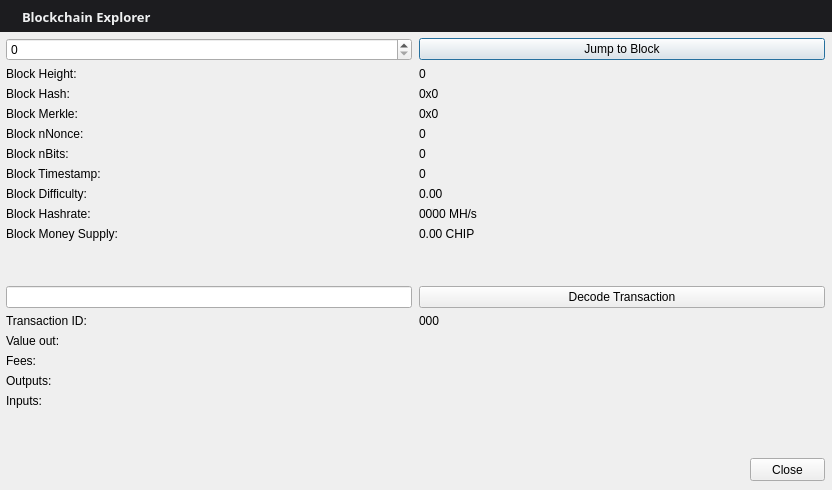
<?xml version="1.0" encoding="UTF-8"?>
<ui version="4.0">
 <class>BlockBrowser</class>
 <widget class="QDialog" name="BlockBrowser">
  <property name="windowModality">
   <enum>Qt::NonModal</enum>
  </property>
  <property name="enabled">
   <bool>true</bool>
  </property>
  <property name="geometry">
   <rect>
    <x>0</x>
    <y>0</y>
    <width>832</width>
    <height>490</height>
   </rect>
  </property>
  <property name="sizePolicy">
   <sizepolicy hsizetype="Preferred" vsizetype="Preferred">
    <horstretch>0</horstretch>
    <verstretch>0</verstretch>
   </sizepolicy>
  </property>
  <property name="minimumSize">
   <size>
    <width>0</width>
    <height>0</height>
   </size>
  </property>
  <property name="acceptDrops">
   <bool>false</bool>
  </property>
  <property name="windowTitle">
   <string>Chipcoin Block Explorer</string>
  </property>
  <layout class="QGridLayout">
   <property name="sizeConstraint">
    <enum>QLayout::SetMaximumSize</enum>
   </property>
   <property name="leftMargin">
    <number>0</number>
   </property>
   <property name="topMargin">
    <number>0</number>
   </property>
   <property name="rightMargin">
    <number>0</number>
   </property>
   <property name="bottomMargin">
    <number>0</number>
   </property>
   <item row="1" column="0">
    <widget class="QWidget" name="widget" native="true">
     <widget class="QWidget" name="layoutWidgetBE2">
      <property name="geometry">
       <rect>
        <x>0</x>
        <y>0</y>
        <width>831</width>
        <height>410</height>
       </rect>
      </property>
      <layout class="QGridLayout" name="gridLayoutBE" rowstretch="0,0,0,0,0,0,0,0,0,0,0,0,0,0,0,0,0,0,0,0" columnstretch="0,0">
       <property name="sizeConstraint">
        <enum>QLayout::SetDefaultConstraint</enum>
       </property>
       <property name="leftMargin">
        <number>6</number>
       </property>
       <property name="rightMargin">
        <number>6</number>
       </property>
       <property name="horizontalSpacing">
        <number>7</number>
       </property>
       <item row="14" column="1">
        <widget class="QLabel" name="txID">
         <property name="text">
          <string>000</string>
         </property>
         <property name="textInteractionFlags">
          <set>Qt::LinksAccessibleByMouse|Qt::TextSelectableByMouse</set>
         </property>
        </widget>
       </item>
       <item row="8" column="1">
        <widget class="QLabel" name="timeBox">
         <property name="text">
          <string>0</string>
         </property>
         <property name="textInteractionFlags">
          <set>Qt::LinksAccessibleByMouse|Qt::TextSelectableByMouse</set>
         </property>
        </widget>
       </item>
       <item row="9" column="1">
        <widget class="QLabel" name="diffBox">
         <property name="text">
          <string>0.00</string>
         </property>
         <property name="textInteractionFlags">
          <set>Qt::LinksAccessibleByMouse|Qt::TextSelectableByMouse</set>
         </property>
        </widget>
       </item>
       <item row="10" column="0">
        <widget class="QLabel" name="hashRateLabel">
         <property name="text">
          <string>Block Hashrate:</string>
         </property>
        </widget>
       </item>
       <item row="9" column="0">
        <widget class="QLabel" name="diffLabel">
         <property name="text">
          <string>Block Difficulty:</string>
         </property>
        </widget>
       </item>
       <item row="17" column="1">
        <widget class="QLabel" name="outputBox">
         <property name="text">
          <string/>
         </property>
         <property name="alignment">
          <set>Qt::AlignLeading|Qt::AlignLeft|Qt::AlignTop</set>
         </property>
         <property name="textInteractionFlags">
          <set>Qt::LinksAccessibleByMouse|Qt::TextSelectableByMouse</set>
         </property>
        </widget>
       </item>
       <item row="3" column="1">
        <widget class="QLabel" name="heightLabelBE1">
         <property name="text">
          <string>0</string>
         </property>
         <property name="textInteractionFlags">
          <set>Qt::LinksAccessibleByMouse|Qt::TextSelectableByMouse</set>
         </property>
        </widget>
       </item>
       <item row="1" column="1">
        <widget class="QPushButton" name="blockButton">
         <property name="text">
          <string>Jump to Block</string>
         </property>
        </widget>
       </item>
       <item row="3" column="0">
        <widget class="QLabel" name="heightLabelBE2">
         <property name="text">
          <string>Block Height:</string>
         </property>
        </widget>
       </item>
       <item row="7" column="0">
        <widget class="QLabel" name="bitsLabel">
         <property name="text">
          <string>Block nBits:</string>
         </property>
        </widget>
       </item>
       <item row="6" column="1">
        <widget class="QLabel" name="nonceBox">
         <property name="text">
          <string>0</string>
         </property>
         <property name="textInteractionFlags">
          <set>Qt::LinksAccessibleByMouse|Qt::TextSelectableByMouse</set>
         </property>
        </widget>
       </item>
       <item row="6" column="0">
        <widget class="QLabel" name="nonceLabel">
         <property name="text">
          <string>Block nNonce:</string>
         </property>
        </widget>
       </item>
       <item row="5" column="1">
        <widget class="QLabel" name="merkleBox">
         <property name="minimumSize">
          <size>
           <width>187</width>
           <height>0</height>
          </size>
         </property>
         <property name="text">
          <string>0x0</string>
         </property>
         <property name="textInteractionFlags">
          <set>Qt::LinksAccessibleByMouse|Qt::TextSelectableByMouse</set>
         </property>
        </widget>
       </item>
       <item row="16" column="0">
        <widget class="QLabel" name="feesLabel">
         <property name="text">
          <string>Fees:</string>
         </property>
        </widget>
       </item>
       <item row="15" column="1">
        <widget class="QLabel" name="valueBox">
         <property name="text">
          <string/>
         </property>
         <property name="textInteractionFlags">
          <set>Qt::LinksAccessibleByMouse|Qt::TextSelectableByMouse</set>
         </property>
        </widget>
       </item>
       <item row="7" column="1">
        <widget class="QLabel" name="bitsBox">
         <property name="text">
          <string>0</string>
         </property>
         <property name="textInteractionFlags">
          <set>Qt::LinksAccessibleByMouse|Qt::TextSelectableByMouse</set>
         </property>
        </widget>
       </item>
       <item row="8" column="0">
        <widget class="QLabel" name="timeLabel">
         <property name="text">
          <string>Block Timestamp:</string>
         </property>
        </widget>
       </item>
       <item row="17" column="0">
        <widget class="QLabel" name="outputLabel">
         <property name="text">
          <string>Outputs:</string>
         </property>
         <property name="alignment">
          <set>Qt::AlignLeading|Qt::AlignLeft|Qt::AlignTop</set>
         </property>
        </widget>
       </item>
       <item row="1" column="0">
        <widget class="QSpinBox" name="heightBox">
         <property name="sizePolicy">
          <sizepolicy hsizetype="Preferred" vsizetype="Fixed">
           <horstretch>0</horstretch>
           <verstretch>0</verstretch>
          </sizepolicy>
         </property>
         <property name="maximum">
          <number>99999999</number>
         </property>
        </widget>
       </item>
       <item row="4" column="0">
        <widget class="QLabel" name="hashLabel">
         <property name="text">
          <string>Block Hash:</string>
         </property>
        </widget>
       </item>
       <item row="16" column="1">
        <widget class="QLabel" name="feesBox">
         <property name="text">
          <string/>
         </property>
         <property name="textInteractionFlags">
          <set>Qt::LinksAccessibleByMouse|Qt::TextSelectableByMouse</set>
         </property>
        </widget>
       </item>
       <item row="4" column="1">
        <widget class="QLabel" name="hashBox">
         <property name="enabled">
          <bool>true</bool>
         </property>
         <property name="sizePolicy">
          <sizepolicy hsizetype="Preferred" vsizetype="Preferred">
           <horstretch>0</horstretch>
           <verstretch>0</verstretch>
          </sizepolicy>
         </property>
         <property name="minimumSize">
          <size>
           <width>0</width>
           <height>0</height>
          </size>
         </property>
         <property name="text">
          <string>0x0</string>
         </property>
         <property name="textInteractionFlags">
          <set>Qt::LinksAccessibleByMouse|Qt::TextSelectableByMouse</set>
         </property>
        </widget>
       </item>
       <item row="14" column="0">
        <widget class="QLabel" name="txLabel">
         <property name="text">
          <string>Transaction ID:</string>
         </property>
        </widget>
       </item>
       <item row="15" column="0">
        <widget class="QLabel" name="valueLabel">
         <property name="text">
          <string>Value out:</string>
         </property>
        </widget>
       </item>
       <item row="13" column="0">
        <widget class="QLineEdit" name="txBox">
         <property name="sizePolicy">
          <sizepolicy hsizetype="Preferred" vsizetype="Fixed">
           <horstretch>0</horstretch>
           <verstretch>0</verstretch>
          </sizepolicy>
         </property>
         <property name="inputMask">
          <string comment="Transaction id" extracomment="Transaction id"/>
         </property>
        </widget>
       </item>
       <item row="12" column="0">
        <spacer name="verticalSpacer_2">
         <property name="orientation">
          <enum>Qt::Vertical</enum>
         </property>
         <property name="sizeHint" stdset="0">
          <size>
           <width>20</width>
           <height>20</height>
          </size>
         </property>
        </spacer>
       </item>
       <item row="10" column="1">
        <widget class="QLabel" name="hashRateBox">
         <property name="text">
          <string>0000 MH/s</string>
         </property>
         <property name="textInteractionFlags">
          <set>Qt::LinksAccessibleByMouse|Qt::TextSelectableByMouse</set>
         </property>
        </widget>
       </item>
       <item row="19" column="0">
        <spacer name="verticalSpacer">
         <property name="orientation">
          <enum>Qt::Vertical</enum>
         </property>
         <property name="sizeHint" stdset="0">
          <size>
           <width>20</width>
           <height>40</height>
          </size>
         </property>
        </spacer>
       </item>
       <item row="13" column="1">
        <widget class="QPushButton" name="txButton">
         <property name="text">
          <string>Decode Transaction</string>
         </property>
        </widget>
       </item>
       <item row="18" column="0">
        <widget class="QLabel" name="inputLabel">
         <property name="text">
          <string>Inputs:</string>
         </property>
         <property name="alignment">
          <set>Qt::AlignLeading|Qt::AlignLeft|Qt::AlignTop</set>
         </property>
        </widget>
       </item>
       <item row="5" column="0">
        <widget class="QLabel" name="merkleLabel">
         <property name="text">
          <string>Block Merkle:</string>
         </property>
        </widget>
       </item>
       <item row="18" column="1">
        <widget class="QLabel" name="inputBox">
         <property name="text">
          <string/>
         </property>
         <property name="alignment">
          <set>Qt::AlignLeading|Qt::AlignLeft|Qt::AlignTop</set>
         </property>
         <property name="textInteractionFlags">
          <set>Qt::LinksAccessibleByMouse|Qt::TextSelectableByMouse</set>
         </property>
        </widget>
       </item>
       <item row="11" column="0">
        <widget class="QLabel" name="moneySupplyLabel">
         <property name="text">
          <string>Block Money Supply:</string>
         </property>
        </widget>
       </item>
       <item row="11" column="1">
        <widget class="QLabel" name="moneySupplyBox">
         <property name="text">
          <string>0.00 CHIP</string>
         </property>
         <property name="textInteractionFlags">
          <set>Qt::LinksAccessibleByMouse|Qt::TextSelectableByMouse</set>
         </property>
        </widget>
       </item>
      </layout>
     </widget>
     <widget class="QPushButton" name="closeButton">
      <property name="geometry">
       <rect>
        <x>750</x>
        <y>420</y>
        <width>75</width>
        <height>23</height>
       </rect>
      </property>
      <property name="text">
       <string>Close</string>
      </property>
     </widget>
    </widget>
   </item>
   <item row="0" column="0">
    <widget class="QFrame" name="frame">
     <property name="maximumSize">
      <size>
       <width>16777215</width>
       <height>32</height>
      </size>
     </property>
     <property name="frameShape">
      <enum>QFrame::StyledPanel</enum>
     </property>
     <property name="frameShadow">
      <enum>QFrame::Raised</enum>
     </property>
     <widget class="QWidget" name="widget_2" native="true">
      <property name="geometry">
       <rect>
        <x>0</x>
        <y>0</y>
        <width>851</width>
        <height>34</height>
       </rect>
      </property>
      <property name="maximumSize">
       <size>
        <width>16777215</width>
        <height>38</height>
       </size>
      </property>
      <property name="styleSheet">
       <string notr="true">background-color: #1C1C1F;</string>
      </property>
      <layout class="QHBoxLayout" name="horizontalLayout_4">
       <item>
        <widget class="QLabel" name="label_2">
         <property name="maximumSize">
          <size>
           <width>16</width>
           <height>16777215</height>
          </size>
         </property>
         <property name="text">
          <string>&lt;html&gt;&lt;head/&gt;&lt;body&gt;&lt;p&gt;&lt;img src=&quot;:/icons/blockbrowser2&quot;/&gt;&lt;/p&gt;&lt;/body&gt;&lt;/html&gt;</string>
         </property>
        </widget>
       </item>
       <item>
        <widget class="QLabel" name="label_5">
         <property name="font">
          <font>
           <family>Sans</family>
           <pointsize>11</pointsize>
           <weight>75</weight>
           <bold>true</bold>
          </font>
         </property>
         <property name="text">
          <string>&lt;html&gt;&lt;head/&gt;&lt;body&gt;&lt;p&gt;&lt;span style=&quot; font-size:13px; color:#eff0f1;&quot;&gt;Blockchain Explorer&lt;/span&gt;&lt;/p&gt;&lt;/body&gt;&lt;/html&gt;</string>
         </property>
        </widget>
       </item>
      </layout>
     </widget>
    </widget>
   </item>
  </layout>
 </widget>
 <resources/>
 <connections/>
</ui>
